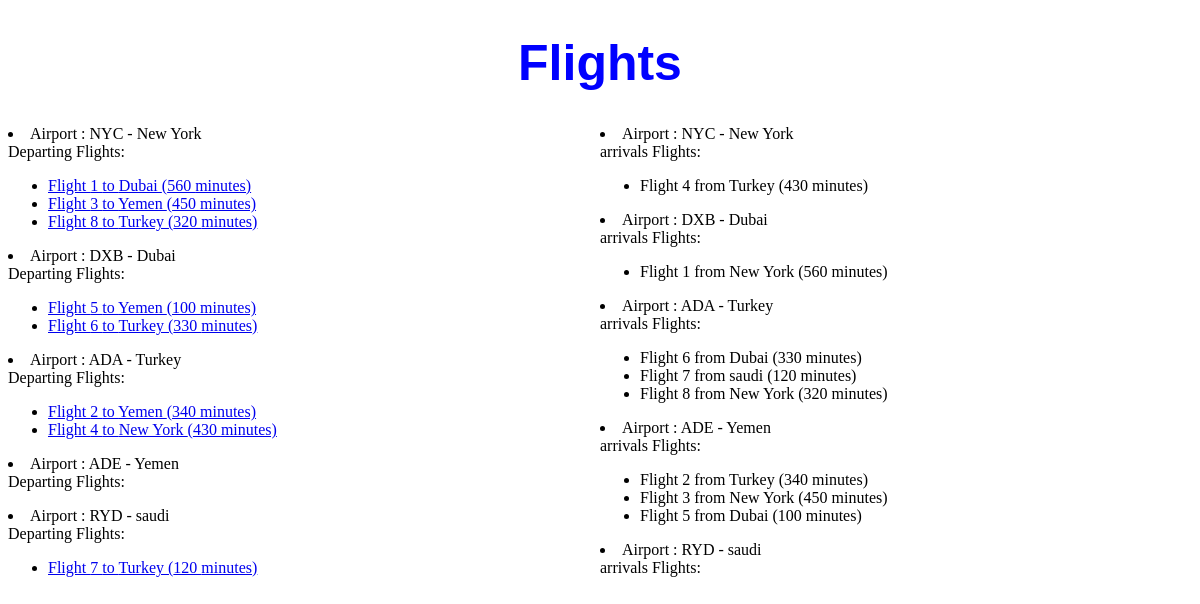
The app's page /flights/ with its own data.
### flights/models.py (models this page shows, shortened)
class Airport(models.Model):
    code = models.CharField(max_length= 3)
    city = models.CharField(max_length=64)
    def __str__(self):
        return f"{self.city} ({self.code})"

class Flights(models.Model):
    origin = models.ForeignKey(Airport, on_delete=models.CASCADE, related_name="departures")
    destination = models.ForeignKey(Airport, on_delete=models.CASCADE, related_name="arrivals")
    duration = models.IntegerField()

### flights/views.py (the view)
# urls.py: path("", views.index, name="index"),
def index(request):
    airports = Airport.objects.all()  # This gets all airport instances
    flights = Flights.objects.all()  # This gets all flights instances
    return render(request, "flights/index.html", {
        "flights": flights,
        "airports": airports,
    })

### flights/templates/flights/index.html
{% extends "flights/layout.html" %}
{% block body %}
    <h1>Flights</h1>
    <div id="main-div" class="clearfix">
        <div id="siderbar-div">
            {% for airport in airports %}
                <li>Airport : {{ airport.code }} - {{ airport.city }}</li>
                Departing Flights:
                <ul>
                    {% for flight in airport.departures.all %}
                        <li>
                            <a href="{% url 'flight' flight.id %}">
                                Flight {{ flight.id }} to {{ flight.destination.city }} ({{ flight.duration }} minutes)
                            </a>
                        </li>
                    {% endfor %}
                </ul>
            {% endfor %}
        </div>
        <div id="bodyarea-div">
            {% for airport in airports %}
                <li>Airport : {{ airport.code }} - {{ airport.city }}</li>
                arrivals Flights:
                <ul>
                    {% for flight in airport.arrivals.all %}
                        <li>Flight {{ flight.id }} from {{ flight.origin.city }} ({{ flight.duration }} minutes)</li>
                    {% endfor %}
                </ul>
            {% endfor %}
        </div>
    </div>
{% endblock %}

### flights/templates/flights/layout.html (shortened to what this page needs)
{% load static %}
<!DOCTYPE html>
<html lang="en">
<head>
    <link rel="stylesheet" href="{% static 'flights/style.css' %}">
</head>
<body>
    {% block body %}
    {% endblock %}
</body>
</html>

### flights/static/flights/style.css (style rules this page uses)
h1 { font-family: sans-serif; font-size: 50px; text-align: center; color: blue; }
#main-div { display: flex; }
#siderbar-div, #bodyarea-div { box-sizing: border-box; flex: 3; }

### records on screen
Airport: code "NYC", city "New York"
Flights: id "1", destination.city "Dubai", duration "560", origin.city "New York"
Flights: id "3", destination.city "Yemen", duration "450", origin.city "New York"
Flights: id "8", destination.city "Turkey", duration "320", origin.city "New York"
Airport: code "DXB", city "Dubai"
Flights: id "5", destination.city "Yemen", duration "100", origin.city "Dubai"
Flights: id "6", destination.city "Turkey", duration "330", origin.city "Dubai"
Airport: code "ADA", city "Turkey"
Flights: id "2", destination.city "Yemen", duration "340", origin.city "Turkey"
Flights: id "4", destination.city "New York", duration "430", origin.city "Turkey"
Airport: code "ADE", city "Yemen"
Airport: code "RYD", city "saudi"
Flights: id "7", destination.city "Turkey", duration "120", origin.city "saudi"
